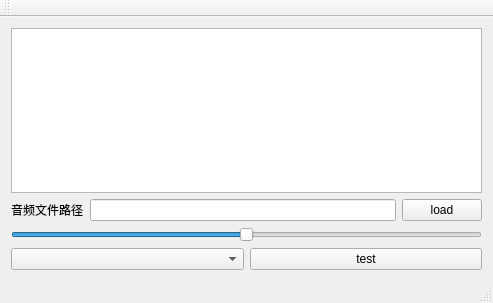
<?xml version="1.0" encoding="UTF-8"?>
<ui version="4.0">
 <class>MainWindow</class>
 <widget class="QMainWindow" name="MainWindow">
  <property name="geometry">
   <rect>
    <x>0</x>
    <y>0</y>
    <width>493</width>
    <height>303</height>
   </rect>
  </property>
  <property name="windowTitle">
   <string>MainWindow</string>
  </property>
  <widget class="QWidget" name="centralWidget">
   <layout class="QVBoxLayout" name="verticalLayout">
    <item>
     <widget class="QTextEdit" name="textEdit"/>
    </item>
    <item>
     <layout class="QHBoxLayout" name="horizontalLayout">
      <item>
       <widget class="QLabel" name="label">
        <property name="text">
         <string>音频文件路径</string>
        </property>
       </widget>
      </item>
      <item>
       <widget class="QLineEdit" name="lineEditPath"/>
      </item>
      <item>
       <widget class="QPushButton" name="pbLoad">
        <property name="text">
         <string>load</string>
        </property>
       </widget>
      </item>
     </layout>
    </item>
    <item>
     <widget class="QSlider" name="horizontalSlider">
      <property name="maximum">
       <number>100</number>
      </property>
      <property name="value">
       <number>50</number>
      </property>
      <property name="orientation">
       <enum>Qt::Horizontal</enum>
      </property>
     </widget>
    </item>
    <item>
     <layout class="QHBoxLayout" name="horizontalLayout_2">
      <item>
       <widget class="QComboBox" name="comboBox"/>
      </item>
      <item>
       <widget class="QPushButton" name="pbTest">
        <property name="text">
         <string>test</string>
        </property>
       </widget>
      </item>
     </layout>
    </item>
   </layout>
  </widget>
  <widget class="QMenuBar" name="menuBar">
   <property name="geometry">
    <rect>
     <x>0</x>
     <y>0</y>
     <width>493</width>
     <height>22</height>
    </rect>
   </property>
  </widget>
  <widget class="QToolBar" name="mainToolBar">
   <attribute name="toolBarArea">
    <enum>TopToolBarArea</enum>
   </attribute>
   <attribute name="toolBarBreak">
    <bool>false</bool>
   </attribute>
  </widget>
  <widget class="QStatusBar" name="statusBar"/>
 </widget>
 <layoutdefault spacing="6" margin="11"/>
 <resources/>
 <connections/>
</ui>
